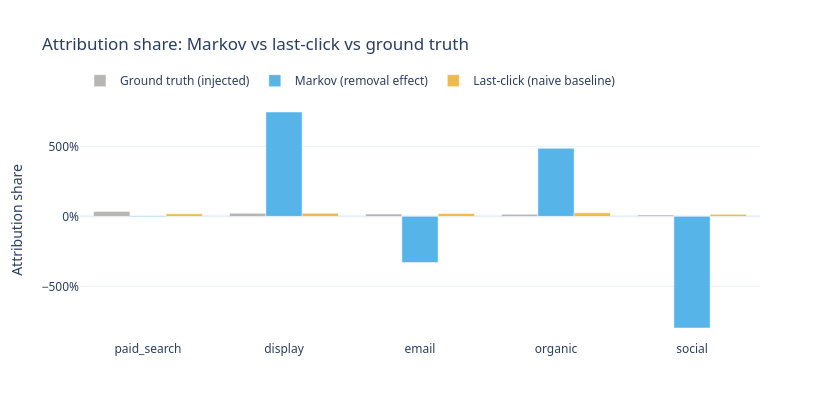

The cell this chart's notebook holds for it:
### Code cell
# Fig 3 — Attribution comparison: Markov vs Last-click vs Ground Truth
last_click_shares = {'paid_search': 0.18, 'display': 0.22,
                     'email': 0.20, 'organic': 0.25, 'social': 0.15}

fig3 = go.Figure()
x = validation.channel.tolist()

fig3.add_trace(go.Bar(
    name='Ground truth (injected)', x=x,
    y=[gt_shares[c] for c in x],
    marker_color='#888780', opacity=0.6
))
fig3.add_trace(go.Bar(
    name='Markov (removal effect)', x=x,
    y=[markov_shares[c] for c in x],
    marker_color='#56B4E9'
))
fig3.add_trace(go.Bar(
    name='Last-click (naive baseline)', x=x,
    y=[last_click_shares[c] for c in x],
    marker_color='#E69F00', opacity=0.7
))

fig3.update_layout(
    barmode='group',
    title='Attribution share: Markov vs last-click vs ground truth',
    yaxis_title='Attribution share',
    yaxis_tickformat='.0%',
    height=420,
    width=840,
    template='plotly_white',
    legend=dict(orientation='h', yanchor='bottom', y=1.02),
    font=dict(family='system-ui, sans-serif', size=12)
)
fig3.show()

### Figure 1 — Plotly figure (JSON) as saved in the notebook; plotly's stock layout.template omitted (floating-point values rounded to 4 significant figures)
{"data": [{"marker": {"color": "#888780"}, "name": "Ground truth (injected)", "opacity": 0.6, "type": "bar", "x": ["paid_search", "display", "email", "organic", "social"], "y": [0.35, 0.225, 0.175, 0.15, 0.1]}, {"marker": {"color": "#56B4E9"}, "name": "Markov (removal effect)", "type": "bar", "x": ["paid_search", "display", "email", "organic", "social"], "y": [-0.04082, 7.45, -3.301, 4.861, -7.97]}, {"marker": {"color": "#E69F00"}, "name": "Last-click (naive baseline)", "opacity": 0.7, "type": "bar", "x": ["paid_search", "display", "email", "organic", "social"], "y": [0.18, 0.22, 0.2, 0.25, 0.15]}], "layout": {"barmode": "group", "font": {"family": "system-ui, sans-serif", "size": 12}, "height": 420, "legend": {"orientation": "h", "x": 0, "y": 1.02, "yanchor": "bottom"}, "title": {"text": "Attribution share: Markov vs last-click vs ground truth"}, "width": 840, "xaxis": {"autorange": true, "range": [-0.5, 4.5], "type": "category"}, "yaxis": {"autorange": true, "range": [-8.826, 8.307], "tickformat": ".0%", "title": {"text": "Attribution share"}, "type": "linear"}}}
